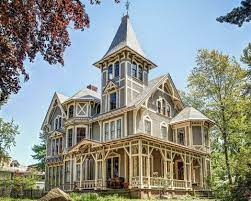
#> input picture homeImage.jpeg, 251 x 201 px
$ python histogram.py
#> lines starting #> are read from the running program, lines starting #| are printed output that depends on the picture
# Import Required Packages
import cv2
import numpy as np
from matplotlib import pyplot as plt

# Create a variable containing the path to the image
image_path = 'homeImage.jpeg'

# Read the image from the Disk
image = cv2.imread(image_path)
#> image is the input picture: shape (201, 251, 3); mean B, G, R 138.4, 145.7, 140.8

# Now Let's Calculate the Histogram
# Gray Scale Histogram
Gray = cv2.cvtColor(image, cv2.COLOR_BGR2GRAY)
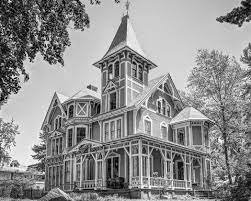
#> Gray: shape (201, 251); min 0, max 254, mean 143.4
cv2.imshow('Gray', Gray)
cv2.waitKey(0)
hist = cv2.calcHist([Gray], [0], None, [256], [0, 256])
#> hist = 256 values, max 922 at index 206, min 0 at index 255, mean 197.1

# Visualizing The Grayscale Histogram
plt.figure()
plt.title('Gray Scale Histogram')
plt.xlabel('Bins')
plt.ylabel('# of Pixels')
plt.plot(hist)
plt.xlim([0, 256])
plt.show()
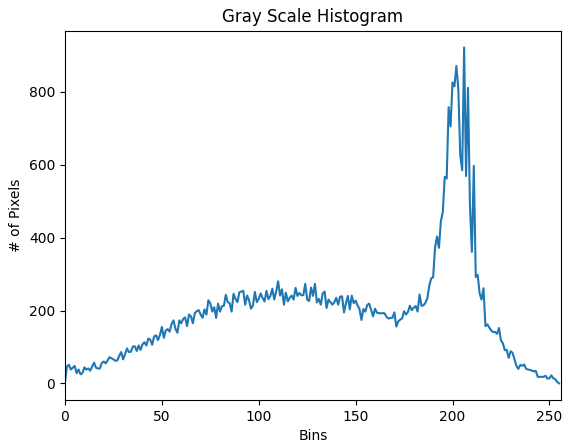
#> figure drawn by matplotlib, 1 panel; curve peaks at x = 206, y = 922
cv2.waitKey(0)

# Visualizing The Color Histogram
cv2.imshow('Colored Image', image)
cv2.waitKey(0)
chans = cv2.split(image)
colors = ('b', 'g', 'r')
plt.figure()
plt.title('Colored Histogram')
plt.xlabel('Bins')
plt.ylabel('# of Pixels')
for chan, color in zip(chans, colors):
    hist = cv2.calcHist([chan], [0], None, [256], [0, 256])
    plt.plot(hist, color=color)
    plt.xlim([0, 256])
#> this loop made 3 passes
#> color on passes 1 to 3: 'b', 'g', 'r'
plt.show()
#> figure, not shown here; curve peaks at x = 239, y = 1244; curve peaks at x = 214, y = 893; curve peaks at x = 177, y = 823
cv2.waitKey(0)

# Visualizing 2D Histograms
figure = plt.figure()
ax = figure.add_subplot(131)
hist = cv2.calcHist([chans[0], chans[1]], [0, 1], None, [32, 32], [0, 256, 0, 256])
p = ax.imshow(hist, interpolation='nearest')
ax.set_title('Blue ang Green Channels')
plt.colorbar(p)

ax = figure.add_subplot(132)
hist = cv2.calcHist([chans[0], chans[2]], [0, 1], None, [32, 32], [0, 256, 0, 256])
p = ax.imshow(hist, interpolation='nearest')
ax.set_title('Blue and Red Channels')
plt.colorbar(p)

ax = figure.add_subplot(133)
hist = cv2.calcHist([chans[1], chans[2]], [0, 1], None, [32, 32], [0, 256, 0, 256])
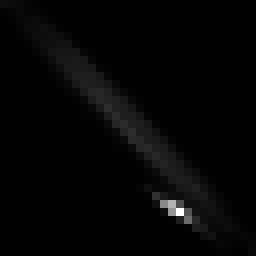
#> hist: shape (32, 32) float32 (shown 8 times larger); min 0, max 2566, mean 49.3; drawn with min black and max white
p = ax.imshow(hist, interpolation='nearest')
ax.set_title('Green and Red Channels')
plt.colorbar(p)
plt.show()
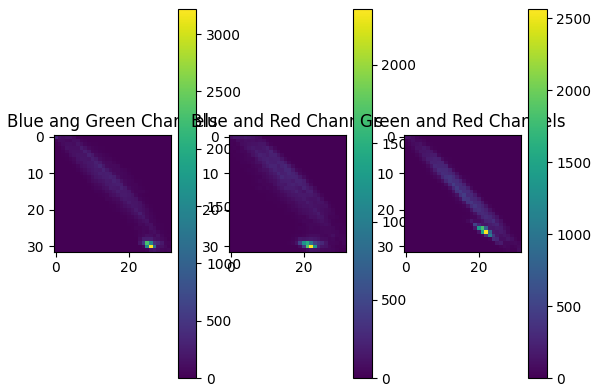
#> figure drawn by matplotlib, 6 panels
cv2.waitKey(0)

# Histogram Equalization (Applied to Grayscale Images)
eq = cv2.equalizeHist(Gray)
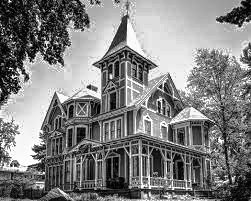
#> eq: shape (201, 251); min 0, max 255, mean 128.3
cv2.imshow('Histogram Equalization', np.hstack([Gray, eq]))
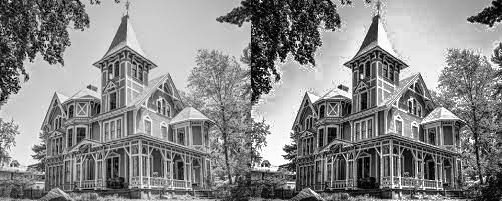
#> window 'Histogram Equalization': shape (201, 502); min 0, max 255, mean 135.9
cv2.waitKey(0)
hist = cv2.calcHist([eq], [0], None, [256], [0, 256])
#> hist = 256 values, max 922 at index 221, min 0 at index 51, mean 197.1
plt.figure()
plt.title('Gray Scale Histogram')
plt.xlabel('Bins')
plt.ylabel('# of Pixels')
plt.plot(hist)
plt.xlim([0, 256])
plt.show()
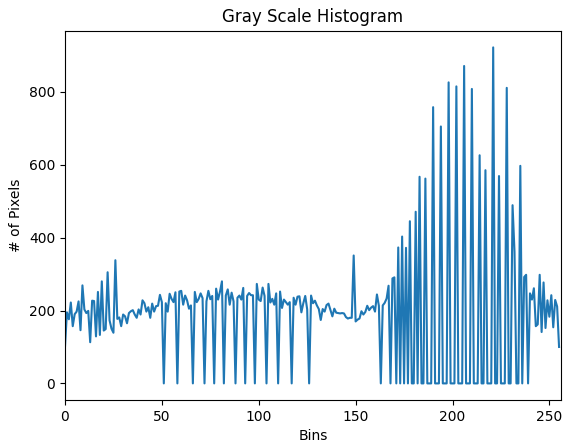
#> figure drawn by matplotlib, 1 panel; curve peaks at x = 221, y = 922
cv2.waitKey(0)

$ run again, with appels.jpeg copied over homeImage.jpeg
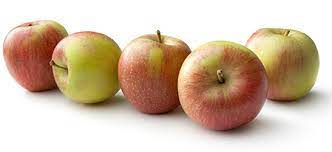
#> input picture appels.jpeg, 332 x 152 px
#> image is the input picture: shape (152, 332, 3); mean B, G, R 167.7, 188.9, 209.8
#> `hist = cv2.calcHist([Gray], [0], None, [256], [0, 256])`: hist = 256 values, max 14848 at index 255, min 0 at index 0, mean 197.1
#> `plt.show()`:
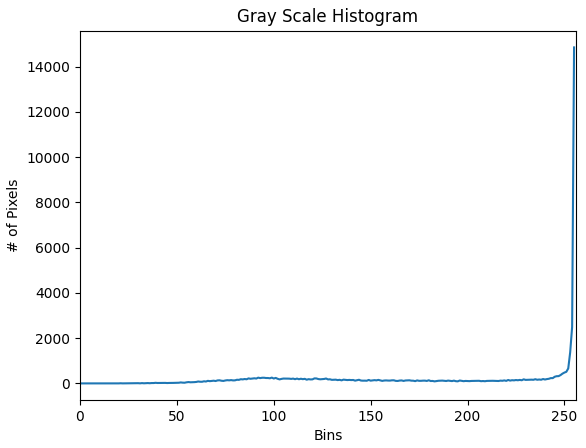
#> figure drawn by matplotlib, 1 panel; curve peaks at x = 255, y = 14848
#> the loop `for chan, color in zip(chans, colors):` made 3 passes
#> color on passes 1 to 3: 'b', 'g', 'r'
#> `cv2.imshow('Histogram Equalization', np.hstack([Gray, eq]))`:
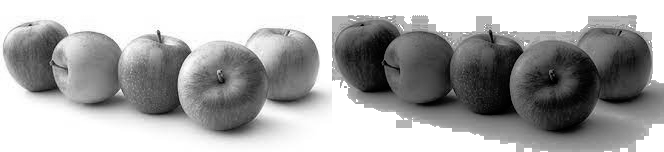
#> window 'Histogram Equalization': shape (152, 664); min 0, max 255, mean 166
#> `hist = cv2.calcHist([eq], [0], None, [256], [0, 256])`: hist = 256 values, max 14848 at index 255, min 0 at index 25, mean 197.1
